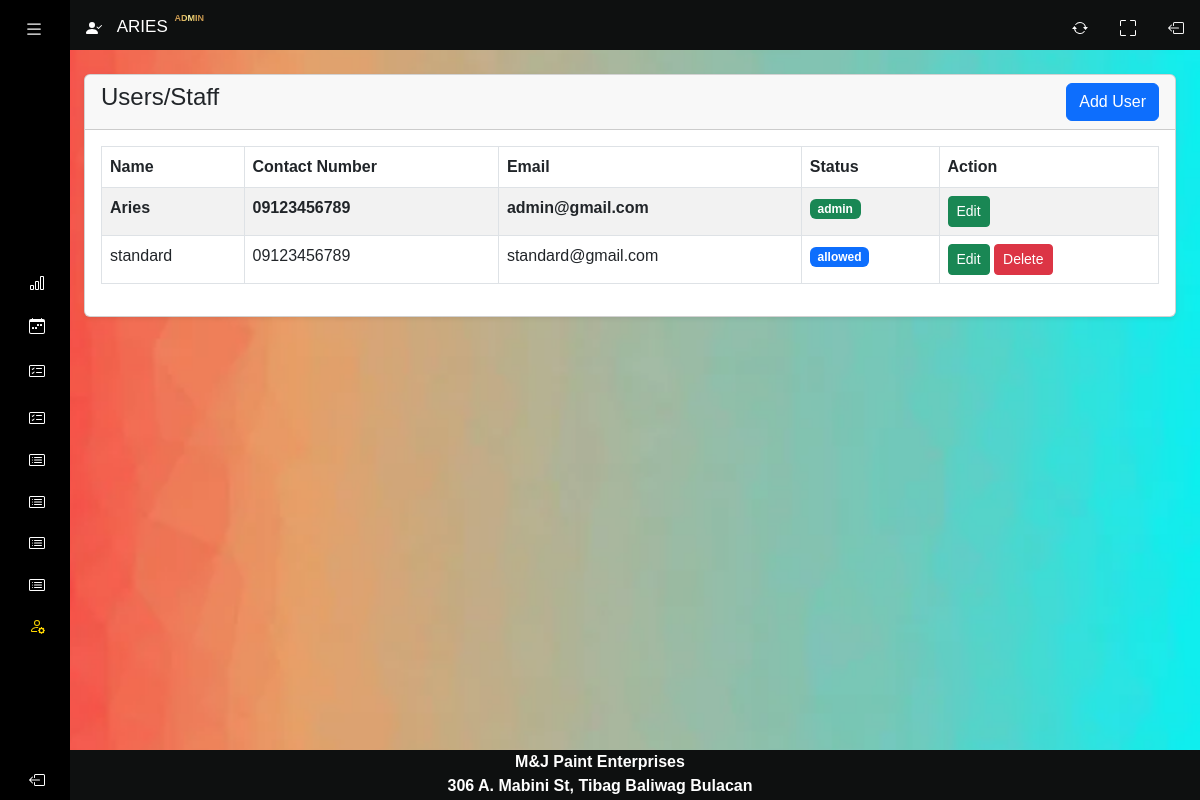
Screenshot of /system/users.php (signed in) with the database file from the repository.
### tables this page shows
CREATE TABLE `users` (
  `id` int(11) NOT NULL,
  `name` varchar(30) NOT NULL,
  `email` varchar(30) NOT NULL,
  `password` varchar(191) NOT NULL,
  `phone` varchar(30) DEFAULT NULL,
  `is_ban` tinyint(1) NOT NULL DEFAULT 0 COMMENT '0=not_ban,1=ban',
  `created_at` date NOT NULL DEFAULT current_timestamp(),
  `user_role` varchar(5) NOT NULL,
  `can_create` tinyint(1) NOT NULL DEFAULT 0 COMMENT '1=can_create,0=not',
  `can_edit` tinyint(1) NOT NULL DEFAULT 0 COMMENT '1=can_edit,0=not',
  `can_delete` tinyint(1) NOT NULL DEFAULT 0 COMMENT '1=can_delete,0=not'
);

### system/config/function.php (called while the page is built, shortened)
<?php
require 'connection.php';
function validate($inputData){
    global $conn;
    $validatedData = mysqli_real_escape_string($conn, $inputData);
    $data = trim($validatedData);
    return htmlspecialchars($data);
}
function getAll($tableName){
    global $conn;
    $table = validate($tableName);
        $query = "SELECT * FROM $table";
    return mysqli_query($conn, $query);
}
?>

### system/authentication.php (called while the page is built, shortened)
<?php
if (isset($_SESSION['LoggedIn'])) {
  $email = validate($_SESSION['LoggedInUser']['email']);
  $query = "SELECT * FROM users WHERE email='$email' LIMIT 1";
  $result = mysqli_query($conn, $query);
} else {
  header('Location: ../index.php');
}
?>

### system/users.php (the view, shortened to what this page needs)
<?php include('includes/header.php'); ?>
<div class="container-fluid px-4 main-cards">
    <div class="card mt-4 shadow-sm">
        <div class="card-header">
            <h4 class="mb-0">Users/Staff
                <a href="users-create.php" class="btn btn-primary float-end">Add User</a>
            </h4>
        </div>
        <div class="card-body">
            <div class="table-responsive">
                <table class="table table-striped table-bordered">
                    <thead>
                        <tr>
                            <th>Name</th>
                            <th>Contact Number</th>
                            <th>Email</th>
                            <th>Status</th>
                            <th>Action</th>
                        </tr>
                    <tbody>
                        <?php
                        $users = getAll('users');
                        if (mysqli_num_rows($users) > 0) {
                        ?>
                            <?php foreach ($users as $user) :
                            ?>
                                <tr>
                                    <td class="fw-<?= $user['user_role'] == 'ADMIN' ? 'bold' : 'normal'; ?>"><?= $user['name'] ?></td>
                                    <td class="fw-<?= $user['user_role'] == 'ADMIN' ? 'bold' : 'normal'; ?>"><?= $user['phone'] ?></td>
                                    <td class="fw-<?= $user['user_role'] == 'ADMIN' ? 'bold' : 'normal'; ?>"><?= $user['email'] ?></td>
                                    <td>
                                        <?php if ($user['is_ban'] == 1) : ?>
                                            <span class="badge bg-warning text-dark">Banned</span>
                                        <?php else : ?>
                                            <span class="badge bg-<?= $user['user_role'] == 'ADMIN' ? 'success' : 'primary'; ?>">
                                                <?= $user['user_role'] == 'ADMIN' ? 'admin' : 'allowed'; ?></span>
                                        <?php endif; ?>
                                    </td>
                                    <td>
                                        <a href="users-edit.php?id=<?= $user['id'] ?>" class="btn btn-success btn-sm">Edit</a>
                                        <?php if ($user['user_role'] != 'ADMIN') : ?>
                                            <a href="users-delete.php?id=<?= $user['id'] ?>" class="btn btn-danger btn-sm" onclick="return confirm('Are you sure you want to delete it?')">Delete</a>
                                        <?php else : ?>
                                        <?php endif; ?>
                                    </td>
                                </tr>
                            <?php endforeach; ?>
                        <?php
                        } else {
                        ?>
                            <tr>
                                <td colspan="4"> No Record Found</td>
                            </tr>
                        <?php
                        }
                        ?>
                    </tbody>
                </table>
            </div>
        </div>
    </div>
</div>
<?php include('includes/footer.php'); ?>

### system/css/homepage.css (style rules this page uses)
body { background-image: url('../images/loginbackground.jpg'); background-repeat: no-repeat; background-attachment: fixed; background-size: 100% 100%; background-color: #333; color: #333; overflow-x: hidden; }
.main-cards { margin-top: 50px; margin-left: 60px; }
a { text-decoration: none; }
body { font-family: 'Poppins', sans-serif; }

### rows the page displays
users: name "Aries", phone "09123456789", email "admin@gmail.com", is_ban "admin"
users: name "standard", phone "09123456789", email "standard@gmail.com", is_ban "allowed"

### other values shown
$_SESSION['LoggedInUser']['name'] "ARIES"
